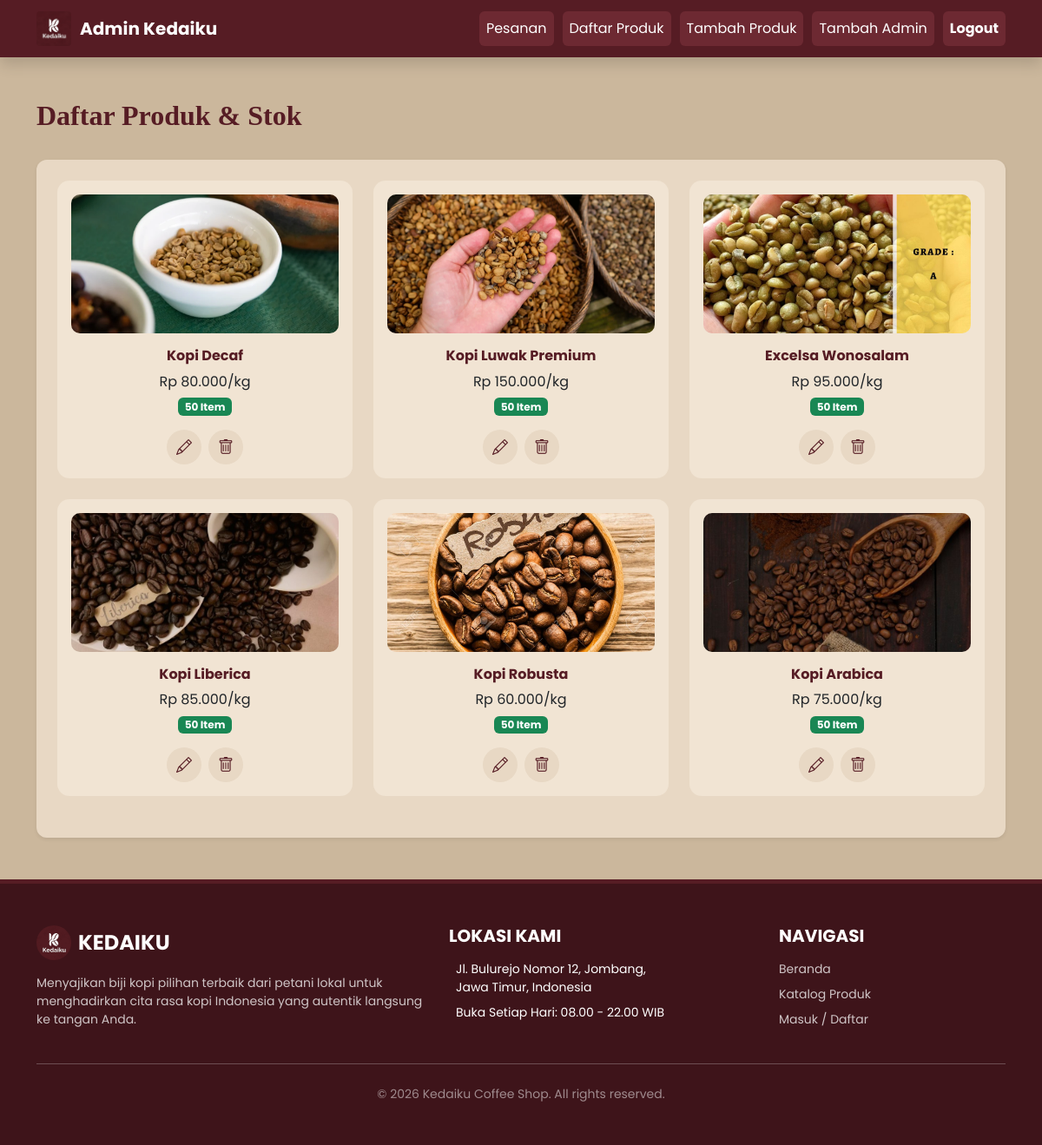
The page /kelola_produk.php (signed in) on the database as committed earlier.
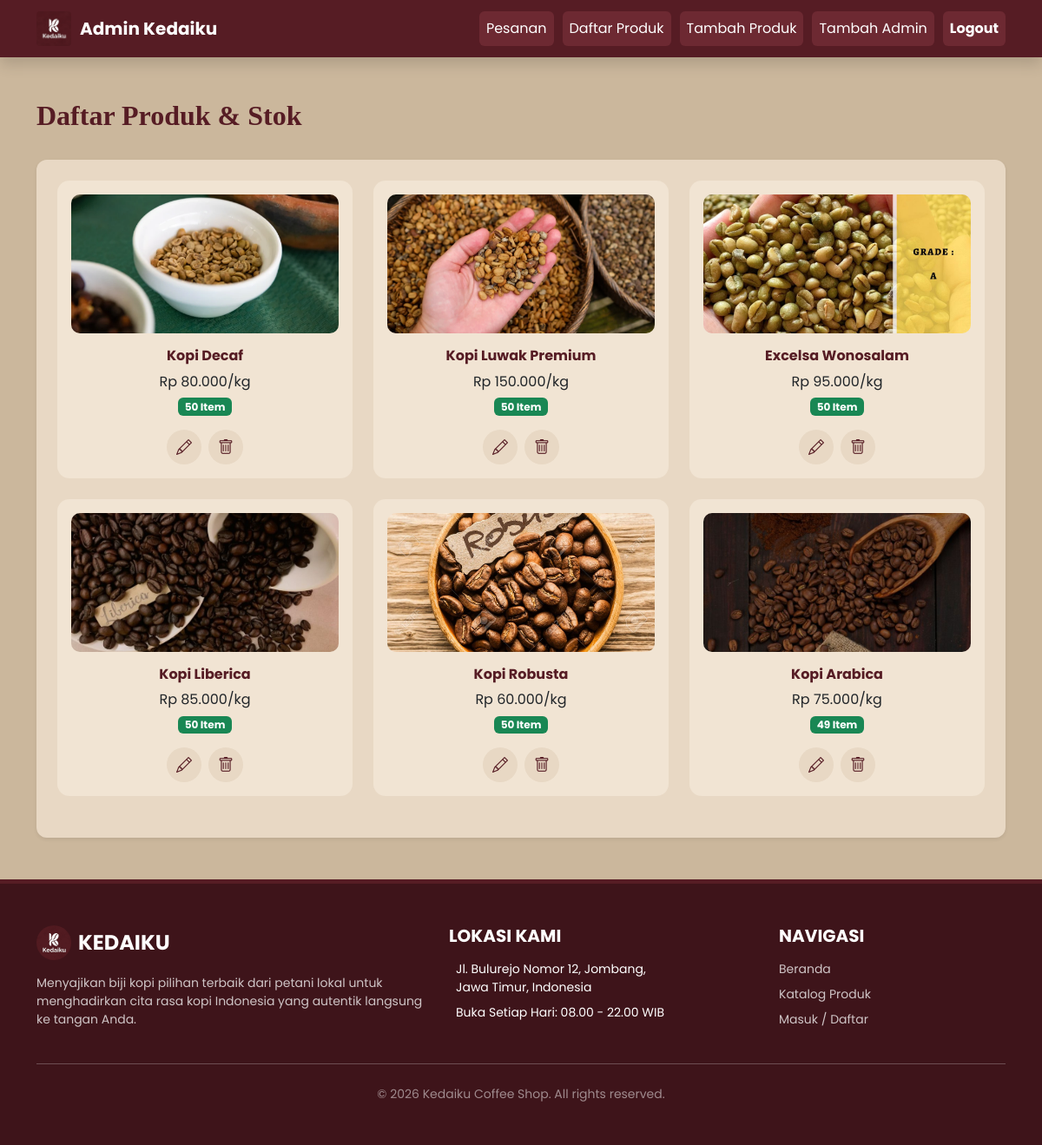
The same page on the database as committed later.
### tables this page shows
CREATE TABLE IF NOT EXISTS `produk` (
  `id` int NOT NULL AUTO_INCREMENT,
  `nama` varchar(100) DEFAULT NULL,
  `harga` int DEFAULT NULL,
  `gambar` varchar(200) DEFAULT NULL,
  `stok` int NOT NULL DEFAULT '0',
  PRIMARY KEY (`id`)
);

### kelola_produk.php (the view, shortened to what this page needs)
<?php
include 'koneksi.php';
?>
<!DOCTYPE html>
<html lang="id">
<head>
    <link rel="stylesheet" href="assets/css/style.css">
    <link rel="stylesheet" href="https://cdn.jsdelivr.net/npm/bootstrap@5.3.2/dist/css/bootstrap.min.css">
    <link rel="stylesheet" href="https://cdn.jsdelivr.net/npm/bootstrap-icons@1.11.3/font/bootstrap-icons.css">
</head>
<body>
<nav class="navbar navbar-expand-lg navbar-dark navbar-custom sticky-top shadow">
    <div class="container">
        <a class="navbar-brand fw-bold" href="admin.php">
            <img src="assets/gambar/Logo_Project.jpeg" alt="Logo Kedaiku">
            Admin Kedaiku
        </a>
        <div class="collapse navbar-collapse" id="navbarNav">
            <ul class="navbar-nav ms-auto">
                <li class="nav-item"><a class="nav-link" href="admin.php">Pesanan</a></li>
                <li class="nav-item"><a class="nav-link active" href="kelola_produk.php">Daftar Produk</a></li>
                <li class="nav-item"><a class="nav-link" href="tambah_produk.php">Tambah Produk</a></li>
                <li class="nav-item"><a class="nav-link" href="tambah_admin.php">Tambah Admin</a></li>
                <li class="nav-item"><a class="nav-link text-warning fw-bold" href="logout.php">Logout</a></li>
            </ul>
        </div>
    </div>
</nav>
<div class="container my-5">
    <div class="d-flex justify-content-between align-items-center mb-4">
        <h2>Daftar Produk & Stok</h2>
    </div>
    <div class="card p-4 shadow-sm border-0">
        <div class="row">
            <?php
            $query = $koneksi->query("SELECT * FROM produk ORDER BY id DESC");
            if ($query->num_rows > 0) {
                while ($row = $query->fetch_assoc()) {
            ?>
            <div class="col-md-4 col-sm-6 mb-4">
                <div class="produk-card p-3 h-100 text-center">
                    <img src="assets/gambar/<?php echo $row['gambar']; ?>" class="produk-img mb-3">
                    <h6 class="fw-bold"><?php echo $row['nama']; ?></h6>
                    <p class="mb-1">
                        Rp <?php echo number_format($row['harga'], 0, ',', '.'); ?>/kg
                    </p>
                    <?php if ($row['stok'] > 0) { ?>
                        <span class="badge bg-success mb-2">
                            <?php echo $row['stok']; ?> Item
                        </span>
                    <?php } else { ?>
                        <span class="badge bg-danger mb-2">Habis</span>
                    <?php } ?>
                    <div class="d-flex justify-content-center gap-2 mt-2">
                        <a href="edit_produk.php?id=<?php echo $row['id']; ?>"
                           class="btn icon-btn edit-btn">
                            <i class="bi bi-pencil"></i>
                        </a>
                        <a href="kelola_produk.php?hapus=<?php echo $row['id']; ?>"
                           class="btn icon-btn delete-btn"
                           onclick="return confirm('Yakin ingin menghapus kopi ini?');">
                            <i class="bi bi-trash"></i>
                        </a>
                    </div>
                </div>
            </div>
            <?php
                }
            } else {
                echo "<div class='text-center'>Belum ada produk</div>";
            }
            ?>
        </div>
    </div>
</div>
<?php include 'layout/footer.php'; ?>
</body>
</html>

### layout/footer.php (shortened to what this page needs)
<footer class="text-white py-5" style="background: #3e141a; border-top: 5px solid #561c24;">
    <div class="container text-center text-md-start">
        <div class="row g-4">
            <div class="col-md-5">
                <h4 class="fw-bold text-uppercase mb-3 d-flex align-items-center justify-content-center justify-content-md-start">
                    <img src="assets/gambar/logo.jpeg" height="40" class="me-2 rounded-circle"> KEDAIKU
                </h4>
                <p class="small opacity-75">Menyajikan biji kopi pilihan terbaik dari petani lokal untuk menghadirkan cita rasa kopi Indonesia yang autentik langsung ke tangan Anda.</p>
            </div>
            <div class="col-md-4">
                <h5 class="fw-bold mb-3">LOKASI KAMI</h5>
                <p class="small mb-2 d-flex align-items-start justify-content-center justify-content-md-start">
                    <span>Jl. Bulurejo Nomor 12, Jombang,<br>Jawa Timur, Indonesia</span>
                </p>
                <p class="small d-flex align-items-center justify-content-center justify-content-md-start">
                    <span>Buka Setiap Hari: 08.00 - 22.00 WIB</span>
                </p>
            </div>
            <div class="col-md-3">
                <h5 class="fw-bold mb-3">NAVIGASI</h5>
                <ul class="list-unstyled small">
                    <li class="mb-2"><a href="index.php" class="text-white text-decoration-none opacity-75">Beranda</a></li>
                    <li class="mb-2"><a href="produk.php" class="text-white text-decoration-none opacity-75">Katalog Produk</a></li>
                    <li class="mb-2"><a href="login.php" class="text-white text-decoration-none opacity-75">Masuk / Daftar</a></li>
                </ul>
            </div>
        </div>
        <hr class="my-4 border-light opacity-25">
        <div class="text-center">
            <p class="mb-0 small opacity-50">&copy; <?php echo date("Y"); ?> Kedaiku Coffee Shop. All rights reserved.</p>
        </div>
    </div>
</footer>

### assets/css/style.css (style rules this page uses)
body { font-family:'Poppins',sans-serif; background:#c7b7a3; }
.navbar-custom { background:#561c24; }
.navbar-nav .nav-link { background:#6d2932; color:white !important; padding:8px 16px; margin-left:10px; border-radius:6px; transition:0.3s; }
h1,h2,h3 { font-family:'Playfair Display', serif; color:#561c24; }
footer { background:#561c24; color:white; }

### kelola_produk.php (style rules this page uses)
body { background: #cbb79c; font-family: 'Poppins', sans-serif; }
.navbar-custom { background: #561c24; }
.navbar-brand { display: flex; align-items: center; gap: 10px; }
.navbar-brand img { height: 40px; border-radius: 4px; }
.card { background: #e8d8c4; border-radius: 12px; }
h2 { color: #561c24; font-weight: 600; }
.produk-card { background: #f1e4d3; border-radius: 14px; transition: 0.3s; }
.produk-img { width: 100%; height: 160px; object-fit: cover; border-radius: 10px; }
.produk-card h6 { color: #561c24; }
.icon-btn { width: 40px; height: 40px; display: flex; align-items: center; justify-content: center; border-radius: 50%; background: #e8d8c4; text-decoration: none; transition: 0.2s; }
.icon-btn i { font-size: 18px; color: #561c24; }
.edit-btn i { font-weight: bold; }
.delete-btn i { font-weight: bold; }

Rows that differ between the two databases and show on the page:
changed produk "Kopi Arabica": stok "50" → "49"
